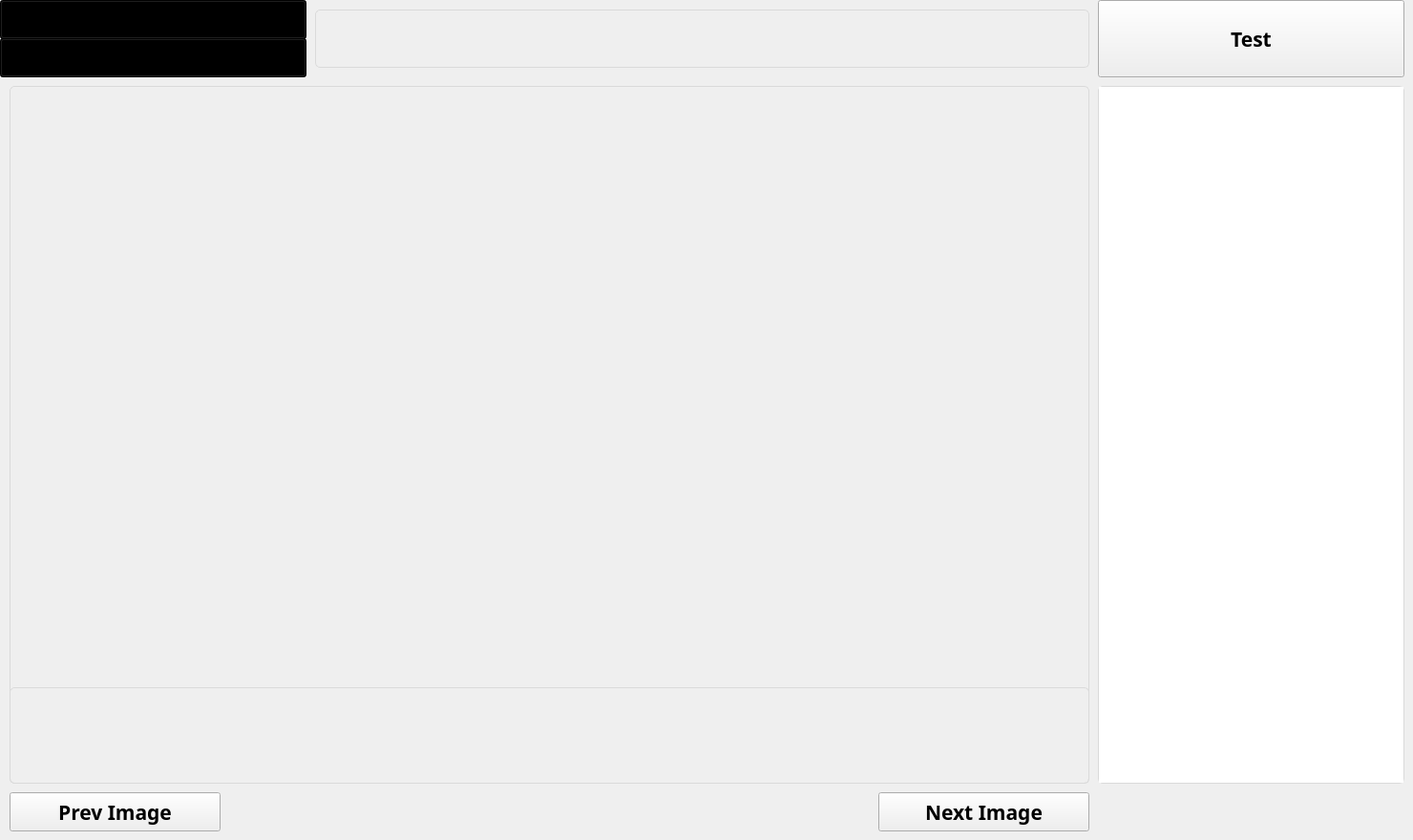
  <widget class="QWidget" name="tab_2">
   <attribute name="title">
    <string>추론</string>
   </attribute>
   <widget class="QToolButton" name="next_img">
    <property name="geometry">
     <rect>
      <x>920</x>
      <y>830</y>
      <width>221</width>
      <height>41</height>
     </rect>
    </property>
    <property name="font">
     <font>
      <family>Yu Gothic UI Semibold</family>
      <pointsize>16</pointsize>
      <weight>75</weight>
      <bold>true</bold>
     </font>
    </property>
    <property name="styleSheet">
     <string notr="true"/>
    </property>
    <property name="text">
     <string>Next Image</string>
    </property>
   </widget>
   <widget class="QToolButton" name="training">
    <property name="geometry">
     <rect>
      <x>1150</x>
      <y>0</y>
      <width>321</width>
      <height>81</height>
     </rect>
    </property>
    <property name="font">
     <font>
      <family>Yu Gothic UI Semibold</family>
      <pointsize>16</pointsize>
      <weight>75</weight>
      <bold>true</bold>
     </font>
    </property>
    <property name="styleSheet">
     <string notr="true"/>
    </property>
    <property name="text">
     <string>Test</string>
    </property>
   </widget>
   <widget class="QWidget" name="train_image" native="true">
    <property name="geometry">
     <rect>
      <x>10</x>
      <y>90</y>
      <width>1131</width>
      <height>731</height>
     </rect>
    </property>
    <property name="font">
     <font>
      <family>Yu Gothic UI Semibold</family>
      <pointsize>10</pointsize>
      <weight>75</weight>
      <bold>true</bold>
     </font>
    </property>
    <property name="styleSheet">
     <string notr="true">border: 1px solid rgb(218, 218, 218); border-radius:5%;</string>
    </property>
    <widget class="QLabel" name="result_label">
     <property name="geometry">
      <rect>
       <x>0</x>
       <y>630</y>
       <width>1131</width>
       <height>101</height>
      </rect>
     </property>
     <property name="font">
      <font>
       <family>Yu Gothic UI Semibold</family>
       <pointsize>12</pointsize>
       <weight>75</weight>
       <bold>true</bold>
      </font>
     </property>
     <property name="text">
      <string/>
     </property>
     <property name="alignment">
      <set>Qt::AlignCenter</set>
     </property>
    </widget>
   </widget>
   <widget class="QToolButton" name="model_directory">
    <property name="geometry">
     <rect>
      <x>0</x>
      <y>0</y>
      <width>321</width>
      <height>41</height>
     </rect>
    </property>
    <property name="palette">
     <palette>
      <active>
       <colorrole role="Button">
        <brush brushstyle="LinearGradientPattern">
         <gradient startx="1.000000000000000" starty="1.000000000000000" endx="1.000000000000000" endy="0.000000000000000" type="LinearGradient" spread="PadSpread" coordinatemode="ObjectBoundingMode">
          <gradientstop position="0.000000000000000">
           <color alpha="255">
            <red>192</red>
            <green>192</green>
            <blue>192</blue>
           </color>
          </gradientstop>
          <gradientstop position="0.301136000000000">
           <color alpha="255">
            <red>233</red>
            <green>233</green>
            <blue>233</blue>
           </color>
          </gradientstop>
          <gradientstop position="1.000000000000000">
           <color alpha="255">
            <red>255</red>
            <green>255</green>
            <blue>255</blue>
           </color>
          </gradientstop>
         </gradient>
        </brush>
       </colorrole>
       <colorrole role="Base">
        <brush brushstyle="LinearGradientPattern">
         <gradient startx="1.000000000000000" starty="1.000000000000000" endx="1.000000000000000" endy="0.000000000000000" type="LinearGradient" spread="PadSpread" coordinatemode="ObjectBoundingMode">
          <gradientstop position="0.000000000000000">
           <color alpha="255">
            <red>192</red>
            <green>192</green>
            <blue>192</blue>
           </color>
          </gradientstop>
          <gradientstop position="0.301136000000000">
           <color alpha="255">
            <red>233</red>
            <green>233</green>
            <blue>233</blue>
           </color>
          </gradientstop>
          <gradientstop position="1.000000000000000">
           <color alpha="255">
            <red>255</red>
            <green>255</green>
            <blue>255</blue>
           </color>
          </gradientstop>
         </gradient>
        </brush>
       </colorrole>
       <colorrole role="Window">
        <brush brushstyle="LinearGradientPattern">
         <gradient startx="1.000000000000000" starty="1.000000000000000" endx="1.000000000000000" endy="0.000000000000000" type="LinearGradient" spread="PadSpread" coordinatemode="ObjectBoundingMode">
          <gradientstop position="0.000000000000000">
           <color alpha="255">
            <red>192</red>
            <green>192</green>
            <blue>192</blue>
           </color>
          </gradientstop>
          <gradientstop position="0.301136000000000">
           <color alpha="255">
            <red>233</red>
            <green>233</green>
            <blue>233</blue>
           </color>
          </gradientstop>
          <gradientstop position="1.000000000000000">
           <color alpha="255">
            <red>255</red>
            <green>255</green>
            <blue>255</blue>
           </color>
          </gradientstop>
         </gradient>
        </brush>
       </colorrole>
      </active>
      <inactive>
       <colorrole role="Button">
        <brush brushstyle="LinearGradientPattern">
         <gradient startx="1.000000000000000" starty="1.000000000000000" endx="1.000000000000000" endy="0.000000000000000" type="LinearGradient" spread="PadSpread" coordinatemode="ObjectBoundingMode">
          <gradientstop position="0.000000000000000">
           <color alpha="255">
            <red>192</red>
            <green>192</green>
            <blue>192</blue>
           </color>
          </gradientstop>
          <gradientstop position="0.301136000000000">
           <color alpha="255">
            <red>233</red>
            <green>233</green>
            <blue>233</blue>
           </color>
          </gradientstop>
          <gradientstop position="1.000000000000000">
           <color alpha="255">
            <red>255</red>
            <green>255</green>
            <blue>255</blue>
           </color>
          </gradientstop>
         </gradient>
        </brush>
       </colorrole>
       <colorrole role="Base">
        <brush brushstyle="LinearGradientPattern">
         <gradient startx="1.000000000000000" starty="1.000000000000000" endx="1.000000000000000" endy="0.000000000000000" type="LinearGradient" spread="PadSpread" coordinatemode="ObjectBoundingMode">
          <gradientstop position="0.000000000000000">
           <color alpha="255">
            <red>192</red>
            <green>192</green>
            <blue>192</blue>
           </color>
          </gradientstop>
          <gradientstop position="0.301136000000000">
           <color alpha="255">
            <red>233</red>
            <green>233</green>
            <blue>233</blue>
           </color>
          </gradientstop>
          <gradientstop position="1.000000000000000">
           <color alpha="255">
            <red>255</red>
            <green>255</green>
            <blue>255</blue>
           </color>
          </gradientstop>
         </gradient>
        </brush>
       </colorrole>
       <colorrole role="Window">
        <brush brushstyle="LinearGradientPattern">
         <gradient startx="1.000000000000000" starty="1.000000000000000" endx="1.000000000000000" endy="0.000000000000000" type="LinearGradient" spread="PadSpread" coordinatemode="ObjectBoundingMode">
          <gradientstop position="0.000000000000000">
           <color alpha="255">
            <red>192</red>
            <green>192</green>
            <blue>192</blue>
           </color>
          </gradientstop>
          <gradientstop position="0.301136000000000">
           <color alpha="255">
            <red>233</red>
            <green>233</green>
            <blue>233</blue>
           </color>
          </gradientstop>
          <gradientstop position="1.000000000000000">
           <color alpha="255">
            <red>255</red>
            <green>255</green>
            <blue>255</blue>
           </color>
          </gradientstop>
         </gradient>
        </brush>
       </colorrole>
      </inactive>
      <disabled>
       <colorrole role="Button">
        <brush brushstyle="LinearGradientPattern">
         <gradient startx="1.000000000000000" starty="1.000000000000000" endx="1.000000000000000" endy="0.000000000000000" type="LinearGradient" spread="PadSpread" coordinatemode="ObjectBoundingMode">
          <gradientstop position="0.000000000000000">
           <color alpha="255">
            <red>192</red>
            <green>192</green>
            <blue>192</blue>
           </color>
          </gradientstop>
          <gradientstop position="0.301136000000000">
           <color alpha="255">
            <red>233</red>
            <green>233</green>
            <blue>233</blue>
           </color>
          </gradientstop>
          <gradientstop position="1.000000000000000">
           <color alpha="255">
            <red>255</red>
            <green>255</green>
            <blue>255</blue>
           </color>
          </gradientstop>
         </gradient>
        </brush>
       </colorrole>
       <colorrole role="Base">
        <brush brushstyle="LinearGradientPattern">
         <gradient startx="1.000000000000000" starty="1.000000000000000" endx="1.000000000000000" endy="0.000000000000000" type="LinearGradient" spread="PadSpread" coordinatemode="ObjectBoundingMode">
          <gradientstop position="0.000000000000000">
           <color alpha="255">
            <red>192</red>
            <green>192</green>
            <blue>192</blue>
           </color>
          </gradientstop>
          <gradientstop position="0.301136000000000">
           <color alpha="255">
            <red>233</red>
            <green>233</green>
            <blue>233</blue>
           </color>
          </gradientstop>
          <gradientstop position="1.000000000000000">
           <color alpha="255">
            <red>255</red>
            <green>255</green>
            <blue>255</blue>
           </color>
          </gradientstop>
         </gradient>
        </brush>
       </colorrole>
       <colorrole role="Window">
        <brush brushstyle="LinearGradientPattern">
         <gradient startx="1.000000000000000" starty="1.000000000000000" endx="1.000000000000000" endy="0.000000000000000" type="LinearGradient" spread="PadSpread" coordinatemode="ObjectBoundingMode">
          <gradientstop position="0.000000000000000">
           <color alpha="255">
            <red>192</red>
            <green>192</green>
            <blue>192</blue>
           </color>
          </gradientstop>
          <gradientstop position="0.301136000000000">
           <color alpha="255">
            <red>233</red>
            <green>233</green>
            <blue>233</blue>
           </color>
          </gradientstop>
          <gradientstop position="1.000000000000000">
           <color alpha="255">
            <red>255</red>
            <green>255</green>
            <blue>255</blue>
           </color>
          </gradientstop>
         </gradient>
        </brush>
       </colorrole>
      </disabled>
     </palette>
    </property>
    <property name="font">
     <font>
      <family>Yu Gothic UI Semibold</family>
      <pointsize>16</pointsize>
      <weight>75</weight>
      <italic>false</italic>
      <bold>true</bold>
      <underline>false</underline>
     </font>
    </property>
    <property name="styleSheet">
     <string notr="true"/>
    </property>
    <property name="text">
     <string>Model Directory</string>
    </property>
    <property name="toolButtonStyle">
     <enum>Qt::ToolButtonIconOnly</enum>
    </property>
   </widget>
   <widget class="QLabel" name="file_dirShow2">
    <property name="geometry">
     <rect>
      <x>330</x>
      <y>10</y>
      <width>811</width>
      <height>61</height>
     </rect>
    </property>
    <property name="font">
     <font>
      <family>Yu Gothic UI Semibold</family>
      <pointsize>10</pointsize>
      <weight>75</weight>
      <bold>true</bold>
     </font>
    </property>
    <property name="autoFillBackground">
     <bool>false</bool>
    </property>
    <property name="styleSheet">
     <string notr="true">border: 1px solid rgb(218, 218, 218); border-radius:5%;</string>
    </property>
    <property name="text">
     <string/>
    </property>
    <property name="alignment">
     <set>Qt::AlignCenter</set>
    </property>
    <property name="margin">
     <number>0</number>
    </property>
   </widget>
   <widget class="QTextEdit" name="detection_shell_2">
    <property name="geometry">
     <rect>
      <x>1150</x>
      <y>90</y>
      <width>321</width>
      <height>731</height>
     </rect>
    </property>
    <property name="font">
     <font>
      <family>Yu Gothic UI Semibold</family>
      <pointsize>10</pointsize>
      <weight>75</weight>
      <bold>true</bold>
     </font>
    </property>
    <property name="styleSheet">
     <string notr="true">border: 1px solid rgb(218, 218, 218); border-radius:5%;</string>
    </property>
   </widget>
   <widget class="QToolButton" name="prev_img">
    <property name="geometry">
     <rect>
      <x>10</x>
      <y>830</y>
      <width>221</width>
      <height>41</height>
     </rect>
    </property>
    <property name="font">
     <font>
      <family>Yu Gothic UI Semibold</family>
      <pointsize>16</pointsize>
      <weight>75</weight>
      <bold>true</bold>
     </font>
    </property>
    <property name="styleSheet">
     <string notr="true"/>
    </property>
    <property name="text">
     <string>Prev Image</string>
    </property>
   </widget>
   <widget class="QToolButton" name="test_directory">
    <property name="geometry">
     <rect>
      <x>0</x>
      <y>40</y>
      <width>321</width>
      <height>41</height>
     </rect>
    </property>
    <property name="palette">
     <palette>
      <active>
       <colorrole role="Button">
        <brush brushstyle="LinearGradientPattern">
         <gradient startx="1.000000000000000" starty="1.000000000000000" endx="1.000000000000000" endy="0.000000000000000" type="LinearGradient" spread="PadSpread" coordinatemode="ObjectBoundingMode">
          <gradientstop position="0.000000000000000">
           <color alpha="255">
            <red>192</red>
            <green>192</green>
            <blue>192</blue>
           </color>
          </gradientstop>
          <gradientstop position="0.301136000000000">
           <color alpha="255">
            <red>233</red>
            <green>233</green>
            <blue>233</blue>
           </color>
          </gradientstop>
          <gradientstop position="1.000000000000000">
           <color alpha="255">
            <red>255</red>
            <green>255</green>
            <blue>255</blue>
           </color>
          </gradientstop>
         </gradient>
        </brush>
       </colorrole>
       <colorrole role="Base">
        <brush brushstyle="LinearGradientPattern">
         <gradient startx="1.000000000000000" starty="1.000000000000000" endx="1.000000000000000" endy="0.000000000000000" type="LinearGradient" spread="PadSpread" coordinatemode="ObjectBoundingMode">
          <gradientstop position="0.000000000000000">
           <color alpha="255">
            <red>192</red>
            <green>192</green>
            <blue>192</blue>
           </color>
          </gradientstop>
          <gradientstop position="0.301136000000000">
           <color alpha="255">
            <red>233</red>
            <green>233</green>
            <blue>233</blue>
           </color>
          </gradientstop>
          <gradientstop position="1.000000000000000">
           <color alpha="255">
            <red>255</red>
            <green>255</green>
            <blue>255</blue>
           </color>
          </gradientstop>
         </gradient>
        </brush>
       </colorrole>
       <colorrole role="Window">
        <brush brushstyle="LinearGradientPattern">
         <gradient startx="1.000000000000000" starty="1.000000000000000" endx="1.000000000000000" endy="0.000000000000000" type="LinearGradient" spread="PadSpread" coordinatemode="ObjectBoundingMode">
          <gradientstop position="0.000000000000000">
           <color alpha="255">
            <red>192</red>
            <green>192</green>
            <blue>192</blue>
           </color>
          </gradientstop>
          <gradientstop position="0.301136000000000">
           <color alpha="255">
            <red>233</red>
            <green>233</green>
            <blue>233</blue>
           </color>
          </gradientstop>
          <gradientstop position="1.000000000000000">
           <color alpha="255">
            <red>255</red>
            <green>255</green>
            <blue>255</blue>
           </color>
          </gradientstop>
         </gradient>
        </brush>
       </colorrole>
      </active>
      <inactive>
       <colorrole role="Button">
        <brush brushstyle="LinearGradientPattern">
         <gradient startx="1.000000000000000" starty="1.000000000000000" endx="1.000000000000000" endy="0.000000000000000" type="LinearGradient" spread="PadSpread" coordinatemode="ObjectBoundingMode">
          <gradientstop position="0.000000000000000">
           <color alpha="255">
            <red>192</red>
            <green>192</green>
            <blue>192</blue>
           </color>
          </gradientstop>
          <gradientstop position="0.301136000000000">
           <color alpha="255">
            <red>233</red>
            <green>233</green>
            <blue>233</blue>
           </color>
          </gradientstop>
          <gradientstop position="1.000000000000000">
           <color alpha="255">
            <red>255</red>
            <green>255</green>
            <blue>255</blue>
           </color>
          </gradientstop>
         </gradient>
        </brush>
       </colorrole>
       <colorrole role="Base">
        <brush brushstyle="LinearGradientPattern">
         <gradient startx="1.000000000000000" starty="1.000000000000000" endx="1.000000000000000" endy="0.000000000000000" type="LinearGradient" spread="PadSpread" coordinatemode="ObjectBoundingMode">
          <gradientstop position="0.000000000000000">
           <color alpha="255">
            <red>192</red>
            <green>192</green>
            <blue>192</blue>
           </color>
          </gradientstop>
          <gradientstop position="0.301136000000000">
           <color alpha="255">
            <red>233</red>
            <green>233</green>
            <blue>233</blue>
           </color>
          </gradientstop>
          <gradientstop position="1.000000000000000">
           <color alpha="255">
            <red>255</red>
            <green>255</green>
            <blue>255</blue>
           </color>
          </gradientstop>
         </gradient>
        </brush>
       </colorrole>
       <colorrole role="Window">
        <brush brushstyle="LinearGradientPattern">
         <gradient startx="1.000000000000000" starty="1.000000000000000" endx="1.000000000000000" endy="0.000000000000000" type="LinearGradient" spread="PadSpread" coordinatemode="ObjectBoundingMode">
          <gradientstop position="0.000000000000000">
           <color alpha="255">
            <red>192</red>
            <green>192</green>
            <blue>192</blue>
           </color>
          </gradientstop>
          <gradientstop position="0.301136000000000">
           <color alpha="255">
            <red>233</red>
            <green>233</green>
            <blue>233</blue>
           </color>
          </gradientstop>
          <gradientstop position="1.000000000000000">
           <color alpha="255">
            <red>255</red>
            <green>255</green>
            <blue>255</blue>
           </color>
          </gradientstop>
         </gradient>
        </brush>
       </colorrole>
      </inactive>
      <disabled>
       <colorrole role="Button">
        <brush brushstyle="LinearGradientPattern">
         <gradient startx="1.000000000000000" starty="1.000000000000000" endx="1.000000000000000" endy="0.000000000000000" type="LinearGradient" spread="PadSpread" coordinatemode="ObjectBoundingMode">
          <gradientstop position="0.000000000000000">
           <color alpha="255">
            <red>192</red>
            <green>192</green>
            <blue>192</blue>
           </color>
          </gradientstop>
          <gradientstop position="0.301136000000000">
           <color alpha="255">
            <red>233</red>
            <green>233</green>
            <blue>233</blue>
           </color>
          </gradientstop>
          <gradientstop position="1.000000000000000">
           <color alpha="255">
            <red>255</red>
            <green>255</green>
            <blue>255</blue>
           </color>
          </gradientstop>
         </gradient>
        </brush>
       </colorrole>
       <colorrole role="Base">
        <brush brushstyle="LinearGradientPattern">
         <gradient startx="1.000000000000000" starty="1.000000000000000" endx="1.000000000000000" endy="0.000000000000000" type="LinearGradient" spread="PadSpread" coordinatemode="ObjectBoundingMode">
          <gradientstop position="0.000000000000000">
           <color alpha="255">
            <red>192</red>
            <green>192</green>
            <blue>192</blue>
           </color>
          </gradientstop>
          <gradientstop position="0.301136000000000">
           <color alpha="255">
            <red>233</red>
            <green>233</green>
            <blue>233</blue>
           </color>
          </gradientstop>
          <gradientstop position="1.000000000000000">
           <color alpha="255">
            <red>255</red>
            <green>255</green>
            <blue>255</blue>
           </color>
          </gradientstop>
         </gradient>
        </brush>
       </colorrole>
       <colorrole role="Window">
        <brush brushstyle="LinearGradientPattern">
         <gradient startx="1.000000000000000" starty="1.000000000000000" endx="1.000000000000000" endy="0.000000000000000" type="LinearGradient" spread="PadSpread" coordinatemode="ObjectBoundingMode">
          <gradientstop position="0.000000000000000">
           <color alpha="255">
            <red>192</red>
            <green>192</green>
            <blue>192</blue>
           </color>
          </gradientstop>
          <gradientstop position="0.301136000000000">
           <color alpha="255">
            <red>233</red>
            <green>233</green>
            <blue>233</blue>
           </color>
          </gradientstop>
          <gradientstop position="1.000000000000000">
           <color alpha="255">
            <red>255</red>
            <green>255</green>
            <blue>255</blue>
           </color>
          </gradientstop>
         </gradient>
        </brush>
       </colorrole>
      </disabled>
     </palette>
    </property>
    <property name="font">
     <font>
      <family>Yu Gothic UI Semibold</family>
      <pointsize>16</pointsize>
      <weight>75</weight>
      <italic>false</italic>
      <bold>true</bold>
      <underline>false</underline>
     </font>
    </property>
    <property name="styleSheet">
     <string notr="true"/>
    </property>
    <property name="text">
     <string>Test File</string>
    </property>
    <property name="toolButtonStyle">
     <enum>Qt::ToolButtonIconOnly</enum>
    </property>
   </widget>
  </widget>
